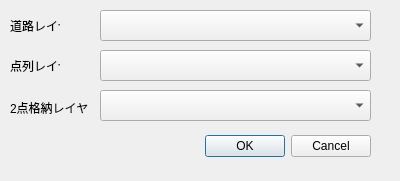
<?xml version="1.0" encoding="UTF-8"?>
<ui version="4.0">
 <class>EnRouteDialogBase</class>
 <widget class="QDialog" name="EnRouteDialogBase">
  <property name="geometry">
   <rect>
    <x>0</x>
    <y>0</y>
    <width>400</width>
    <height>181</height>
   </rect>
  </property>
  <property name="windowTitle">
   <string>点列経路探索</string>
  </property>
  <widget class="QDialogButtonBox" name="button_box">
   <property name="geometry">
    <rect>
     <x>30</x>
     <y>130</y>
     <width>341</width>
     <height>32</height>
    </rect>
   </property>
   <property name="orientation">
    <enum>Qt::Horizontal</enum>
   </property>
   <property name="standardButtons">
    <set>QDialogButtonBox::Cancel|QDialogButtonBox::Ok</set>
   </property>
  </widget>
  <widget class="QgsMapLayerComboBox" name="mMapLayerComboBox">
   <property name="geometry">
    <rect>
     <x>100</x>
     <y>10</y>
     <width>271</width>
     <height>31</height>
    </rect>
   </property>
  </widget>
  <widget class="QgsMapLayerComboBox" name="mMapLayerComboBox_2">
   <property name="geometry">
    <rect>
     <x>100</x>
     <y>50</y>
     <width>271</width>
     <height>31</height>
    </rect>
   </property>
  </widget>
  <widget class="QgsMapLayerComboBox" name="mMapLayerComboBox_3">
   <property name="geometry">
    <rect>
     <x>100</x>
     <y>90</y>
     <width>271</width>
     <height>31</height>
    </rect>
   </property>
  </widget>
  <widget class="QLabel" name="label">
   <property name="geometry">
    <rect>
     <x>10</x>
     <y>20</y>
     <width>50</width>
     <height>12</height>
    </rect>
   </property>
   <property name="text">
    <string>道路レイヤ</string>
   </property>
  </widget>
  <widget class="QLabel" name="label_2">
   <property name="geometry">
    <rect>
     <x>10</x>
     <y>60</y>
     <width>50</width>
     <height>12</height>
    </rect>
   </property>
   <property name="text">
    <string>点列レイヤ</string>
   </property>
  </widget>
  <widget class="QLabel" name="label_3">
   <property name="geometry">
    <rect>
     <x>10</x>
     <y>100</y>
     <width>81</width>
     <height>16</height>
    </rect>
   </property>
   <property name="text">
    <string>2点格納レイヤ</string>
   </property>
  </widget>
 </widget>
 <customwidgets>
  <customwidget>
   <class>QgsMapLayerComboBox</class>
   <extends>QComboBox</extends>
   <header>qgsmaplayercombobox.h</header>
  </customwidget>
 </customwidgets>
 <resources/>
 <connections>
  <connection>
   <sender>button_box</sender>
   <signal>accepted()</signal>
   <receiver>EnRouteDialogBase</receiver>
   <slot>accept()</slot>
   <hints>
    <hint type="sourcelabel">
     <x>20</x>
     <y>20</y>
    </hint>
    <hint type="destinationlabel">
     <x>20</x>
     <y>20</y>
    </hint>
   </hints>
  </connection>
  <connection>
   <sender>button_box</sender>
   <signal>rejected()</signal>
   <receiver>EnRouteDialogBase</receiver>
   <slot>reject()</slot>
   <hints>
    <hint type="sourcelabel">
     <x>20</x>
     <y>20</y>
    </hint>
    <hint type="destinationlabel">
     <x>20</x>
     <y>20</y>
    </hint>
   </hints>
  </connection>
 </connections>
</ui>
